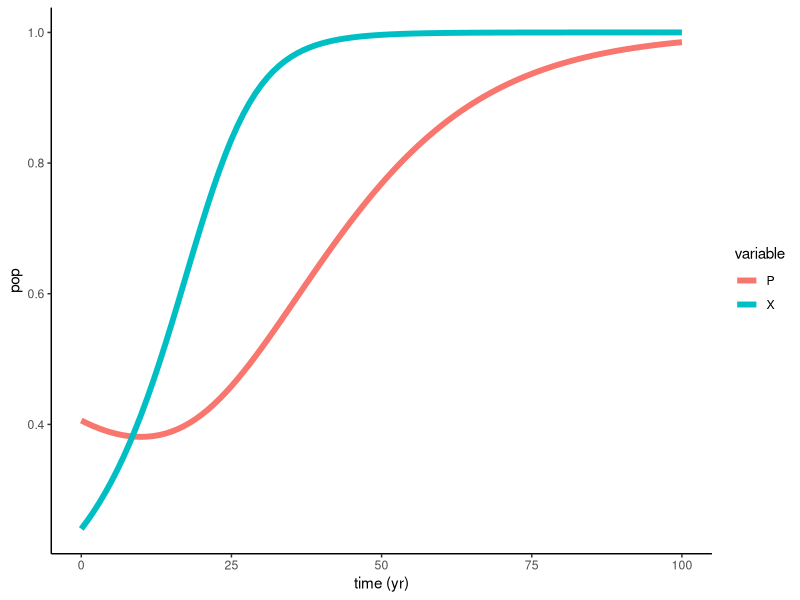
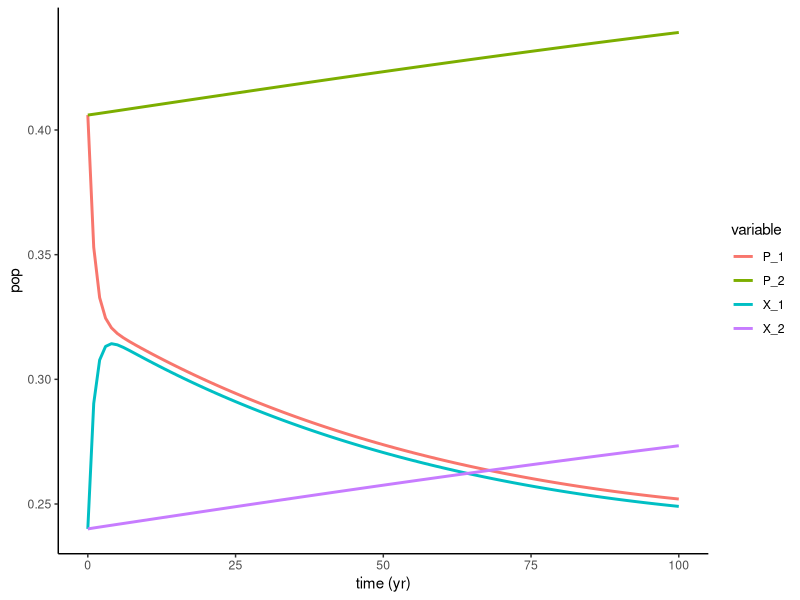
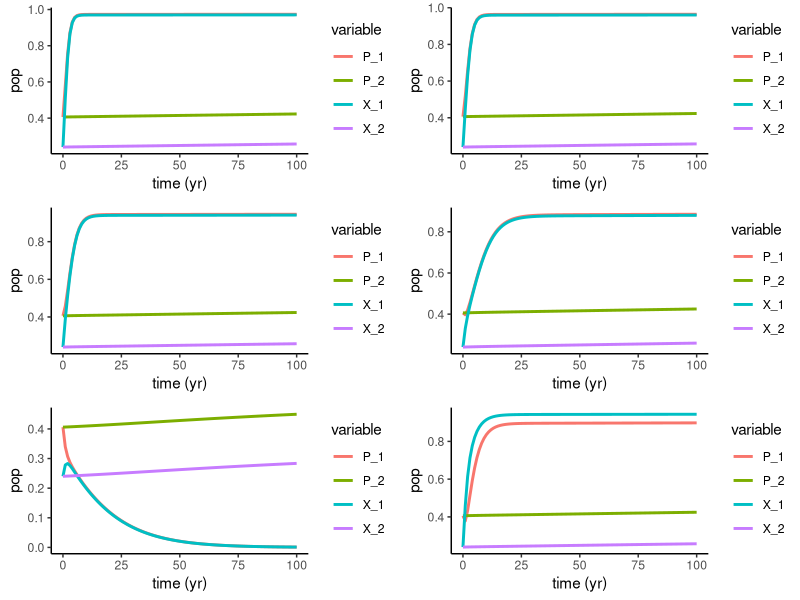
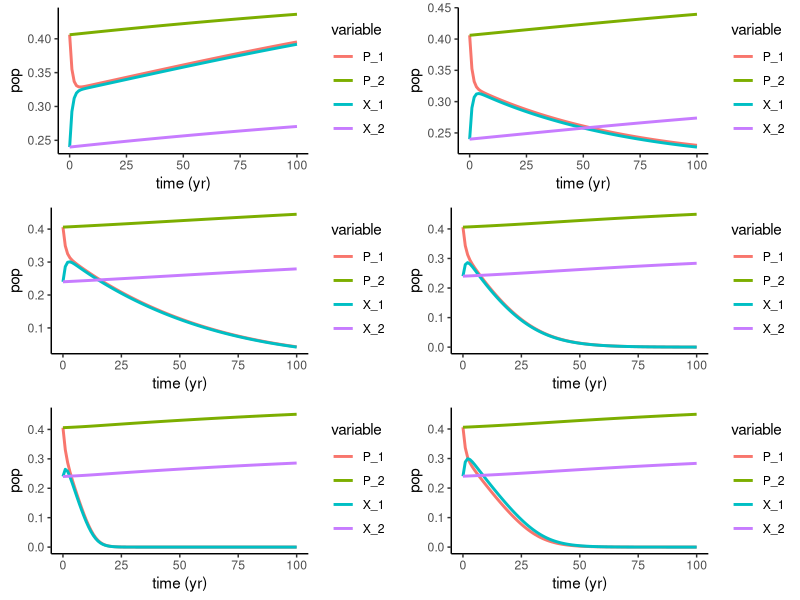
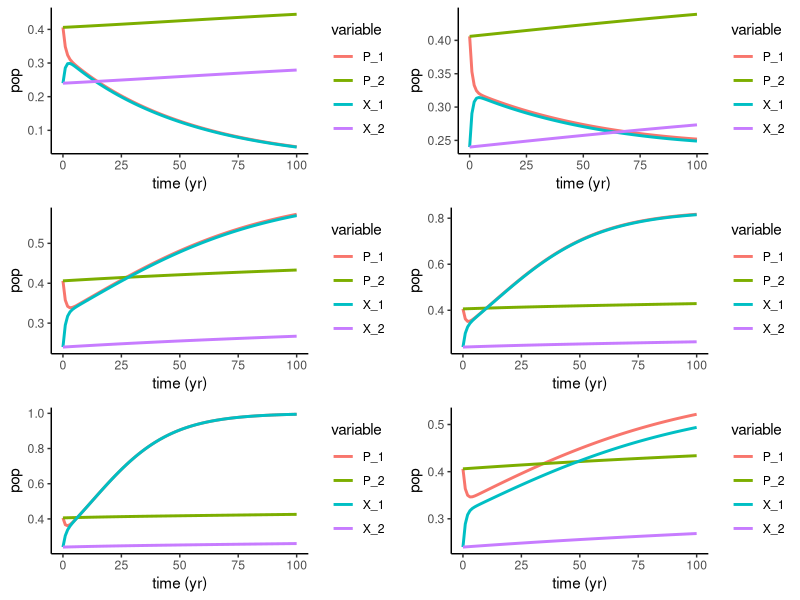
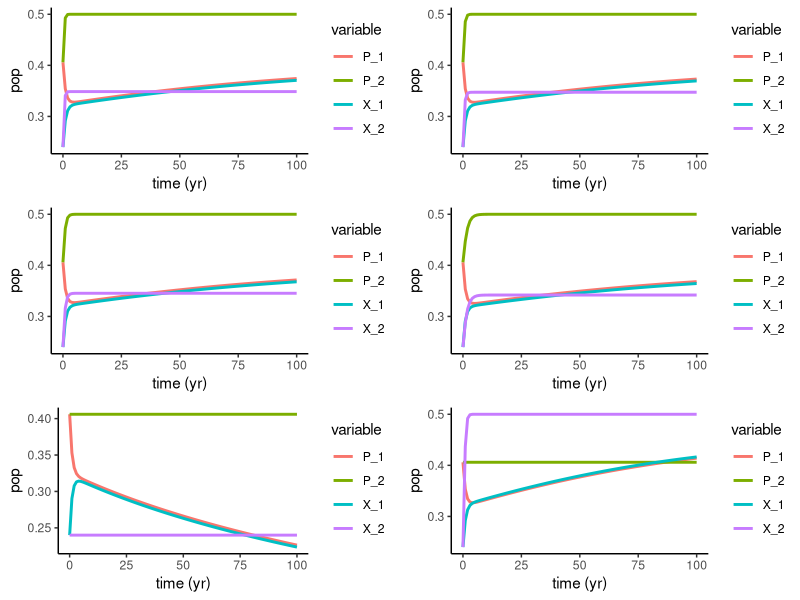
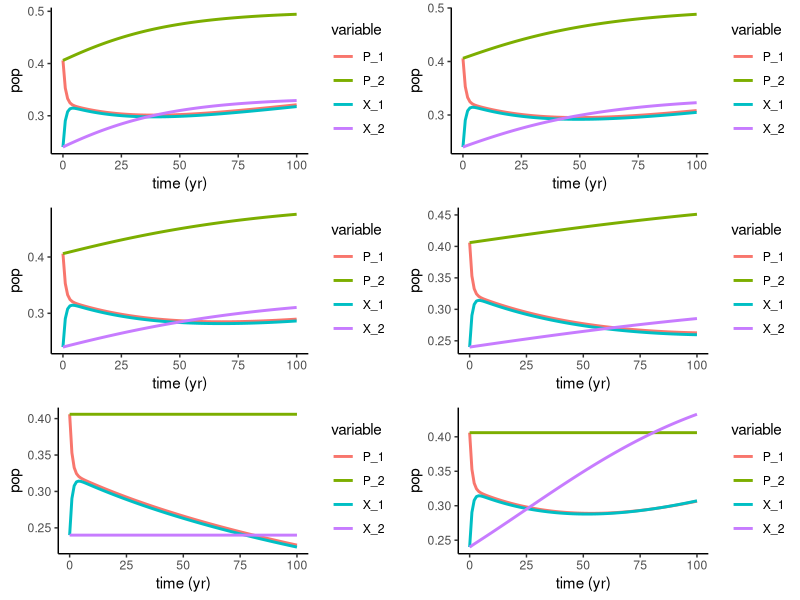
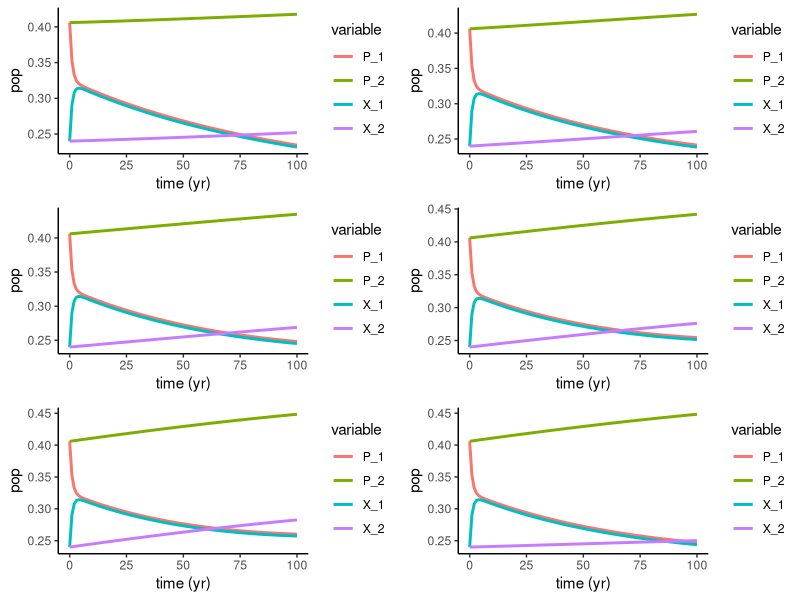

Reproduce these figures in R, in order.
## ---- chunk 1
knitr::opts_chunk$set(echo = FALSE, warning = FALSE, message = FALSE)

setwd("C:/Users/sophi/Documents/GitHub/UNH_Docs/Proposal/Soc_Ecol_Model")

library(deSolve)
library(tidyverse)
library(ggplot2)
library(gridExtra)
## ---- chunk 2
Bauch.Model <- function (t, y, params) {
  ## first extract the state variables
  P <- y[1] #Fish Pop var
  X <- y[2] #conservationist var

  #TT <- y[5]
  
  ## now extract the parameters
  R <- params["R"] # Net growth/fecundity
  s <- params["s"] # supply and demand
  h <- params["h"] # Harvesting efficiency
  k <- params["k"] # Social learning rate
  w <- params["w"] # conservation costs
  c <- params["c"] # rarity valuation param
  d <- params["d"] # social norm strength
  
  ## now code the model equations
  dPdt <- R * P * (1-P) - (h * P * (1-X))/(P+s)
  dXdt <- k * X * (1-X) * (d*(2*X-1) + 1/(P+c) - w)
  
  ## combine results into a single vector
  dydt <- c(dPdt, dXdt)
  ## return result as a list!
  
  list(dydt)
}

params_Bauch <- c(R = 0.06, s = 0.8, h = 0.075, k = 0.17, w = 0.35, c = 0.6, d = 0.5)

times <- seq(from = 0, to = 100, by = 1)
xstart <- c(P = 0.406, X = .24) # See supplemental data for other starting params

ode(
  func=Bauch.Model,
  y=xstart,
  times=times,
  parms=params_Bauch
) %>%
  as.data.frame() -> out1

out1 %>%
  gather(variable,value,-time) %>%
  ggplot(aes(x=time,y=value,color=variable))+
  geom_line(size=2)+
  theme_classic()+
  labs(x='time (yr)',y='pop')

## ---- chunk 3
Bauch.Coupled <- function (t, y, params) {
  ## first extract the state variables
  P_1 <- y[1] #Fish Pop var
  P_2 <- y[2] #Fish Pop var
  X_1 <- y[3] #conservationist var
  X_2 <- y[4] #conservationist var

  #TT <- y[5]
  
  ## now extract the parameters
  R_1 <- params["R_1"] # Net growth/fecundity
  s_1 <- params["s_1"] # supply and demand
  h_1 <- params["h_1"] # Harvesting efficiency
  k_1 <- params["k_1"] # Social learning rate
  w_1 <- params["w_1"] # conservation costs
  c_1 <- params["c_1"] # rarity valuation param
  d_1 <- params["d_1"] # social norm strength
  
  R_2 <- params["R_2"] # Net growth/fecundity
  s_2 <- params["s_2"] # supply and demand
  h_2 <- params["h_2"] # Harvesting efficiency
  k_2 <- params["k_2"] # Social learning rate
  w_2 <- params["w_2"] # conservation costs
  c_2 <- params["c_2"] # rarity valuation param
  d_2 <- params["d_2"] # social norm strength 
  
  roe_1 <- params["roe_1"] # fish diffusion
  roe_2 <- params["roe_2"] # fish diffusion
  prop_1 <- params["prop_1"] # Proportion of population in group 1
  prop_2 <- params["prop_2"] # Proportion of population in group 2. prop_1 + prop_2 = 1
  
  ## now code the model equations
  dP_1dt <- R_1 * P_1 * (1-P_1) - (h_1 * P_1 * (1-X_1))/(P_1+s_1) + roe_1 * (P_2 - P_1)/2
  
  dX_1dt <- k_1 * X_1 * (prop_1-X_1) * X_2 * (prop_2-X_2) *(1/(P_1 + c_1) - w_1 + d_1*(2*X_1-prop_1) + d_2*(2*X_2 - prop_2))
  
  dP_2dt <- R_2 * P_2 * (1-P_2) - (h_2 * P_2 * (1-X_2))/(P_2+s_2) + roe_2 * (P_1 - P_2)/2
  
  dX_2dt <- k_2 * X_1 * (prop_1-X_1) * X_2 * (prop_2-X_2) *(1/(P_2 + c_2) - w_2 + d_1*(2*X_1-prop_1) + d_2*(2*X_2 - prop_2))
  
  ## combine results into a single vector
  dydt <- c(dP_1dt, dP_2dt, dX_1dt, dX_2dt)
  ## return result as a list!
  
  list(dydt)
}

params_Bauch <- c(R_1 = 0.06, s_1 = 0.8, h_1 = 0.075, k_1 = 0.17, w_1 = 0.35, c_1 = 0.6, d_1 = 0.5, roe_1 = 1, prop_1 = 0.5,
                  R_2 = 0.06, s_2 = 0.8, h_2 = 0.075, k_2 = 0.17, w_2 = 0.35, c_2 = 0.6, d_2 = 0.5, roe_2 = 1, prop_2 = 0.5)

times <- seq(from = 0, to = 100, by = 1)
xstart <- c(P_1 = 0.406, X_1 = .24, P_2 = 0.406, X_2 = .24) # See supplemental data for other starting params

ode(
  func=Bauch.Coupled,
  y=xstart,
  times=times,
  parms=params_Bauch
) %>%
  as.data.frame() -> out_Coupled

out_Coupled %>%
  gather(variable,value,-time) %>%
  ggplot(aes(x=time,y=value,color=variable))+
  geom_line(size=1)+
  theme_classic()+
  labs(x='time (yr)',y='pop')


## ---- chunk 4
# params_Default <- data.frame(R = 0.06, s = 0.8, h = 0.075, k = 0.17, w = 0.35, c = 0.6, d = 0.5, roe = 1)
# params_Bauch <- c(R_1 = 0.06, s_1 = 0.8, h_1 = 0.075, k_1 = 0.17, w_1 = 0.35, c_1 = 0.6, d_1 = 0.5, roe_1 = 1,
#                   R_2 = 0.06, s_2 = 0.8, h_2 = 0.075, k_2 = 0.17, w_2 = 0.35, c_2 = 0.6, d_2 = 0.125, roe_2 = 1)

# min <- 0
# max <- 1
# i <- 1
# param <- 8


#Note: in this function, I am changing BOTH populations' paramters. Should I try just changing one?
param_ranges <- function(param, max, min){
  #Generate list of ranges
  new_param <- seq(from=min, to=max, length.out=5)
  plotList <- list()
  
  #Change params to each quartile for graphs 1-5
  for(i in 1:length(new_param)){
    params_Default <- data.frame(R = 0.06, s = .8, h = 0.075, k = 0.17, w = 0.35, c = 0.6, d = 0.5, roe = 1, prop = .5)
    #ASSIGN OLD PARAMS TO BE NEW SEQUENCE
    params_Default[param] <- new_param[i]
    params_Bauch <- c(R_1 = params_Default$R, s_1 = params_Default$s, h_1 = params_Default$h, k_1 = params_Default$k,
                      w_1 = params_Default$w, c_1 = params_Default$c, d_1 = params_Default$d, roe_1 = params_Default$roe,
                      prop_1 =  params_Default$prop,
                      R_2 = params_Default$R, s_2 = params_Default$s, h_2 = params_Default$h, k_2 = params_Default$k,
                      w_2 = params_Default$w, c_2 =params_Default$c, d_2 = params_Default$d, roe_2 = params_Default$roe,
                      prop_2 = 1- params_Default$prop)
    
    times <- seq(from = 0, to = 100, by = 1)
    xstart <- c(P_1 = 0.406, X_1 = .24, P_2 = 0.406, X_2 = .24) #See supplemental for other starting params

    ode(
      func=Bauch.Coupled,
      y=xstart,
      times=times,
      parms=params_Bauch
    ) %>%
      as.data.frame() -> out_Diff

    p <- out_Diff %>%
      gather(variable,value,-time) %>%
      ggplot(aes(x=time,y=value,color=variable))+
      geom_line(size=1)+
      theme_classic()+
      labs(x='time (yr)',y='pop')
    plotList[[i]] <- p
  }
  
  #Now assigning the final graph to give the two populations the max and min of the paramters
    params_Default <- data.frame(R = 0.06, s = .8, h = 0.075, k = 0.17, w = 0.35, c = 0.6, d = 0.5, roe = 1, prop = .5)
    #ASSIGN OLD PARAMS TO BE NEW SEQUENCE
    params_Bauch <- c(R_1 = params_Default$R, s_1 = params_Default$s, h_1 = params_Default$h, k_1 = params_Default$k,
                      w_1 = params_Default$w, c_1 = params_Default$c, d_1 = params_Default$d, roe_1 = params_Default$roe,
                      prop_1 =  params_Default$prop,
                      R_2 = params_Default$R, s_2 = params_Default$s, h_2 = params_Default$h, k_2 = params_Default$k,
                      w_2 = params_Default$w, c_2 =params_Default$c, d_2 = params_Default$d, roe_2 = params_Default$roe,
                      prop_2 = 1- params_Default$prop)
    params_Bauch[param] <- max
    params_Bauch[(param + 9)] <- min
    
    times <- seq(from = 0, to = 100, by = 1)
    xstart <- c(P_1 = 0.406, X_1 = .24, P_2 = 0.406, X_2 = .24) #See supplemental for other starting params

    ode(
      func=Bauch.Coupled,
      y=xstart,
      times=times,
      parms=params_Bauch
    ) %>%
      as.data.frame() -> out_Diff

    p <- out_Diff %>%
      gather(variable,value,-time) %>%
      ggplot(aes(x=time,y=value,color=variable))+
      geom_line(size=1)+
      theme_classic()+
      labs(x='time (yr)',y='pop')
    plotList[[6]] <- p
  
  
  
  do.call("grid.arrange", c(plotList, ncol=2))
}
  

## ---- chunk 5
param_ranges(1, 0, 1)
## ---- chunk 6
param_ranges(2, 0.1, 1)
## ---- chunk 7
param_ranges(3, 0, .1)
## ---- chunk 8
param_ranges(4, 0, 100)
## ---- chunk 9
param_ranges(4, 0, 1)
## ---- chunk 10
param_ranges(5, 0, 1)
## ---- chunk 11
param_ranges(6, 0, 1)
## ---- chunk 12
param_ranges(7, 0, 1)
## ---- chunk 13
param_ranges(8, 0, 1)
